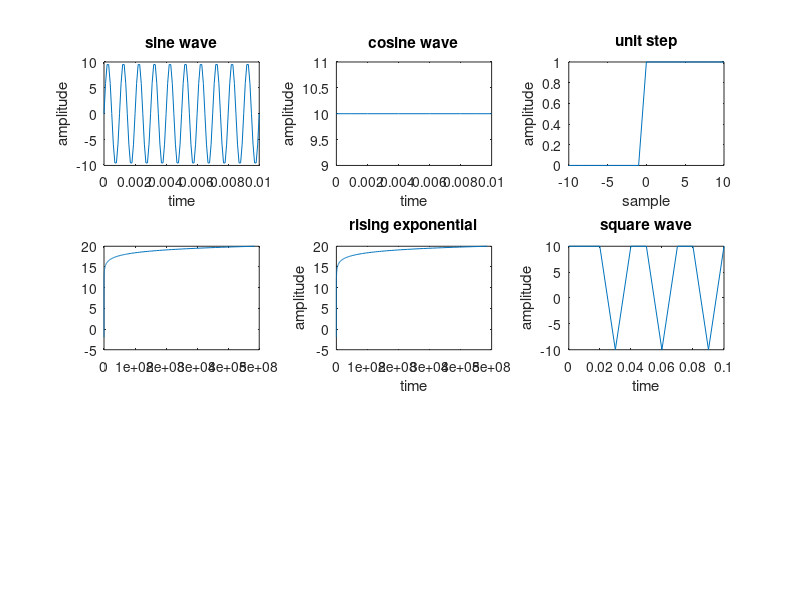

Reproduce this figure in MATLAB.
clc;
clear all;
close all;
%Sine wave:
a=10;
f=1000;
t=0:0.0001:0.01;
s=a*sin(2*pi*f*t);
figure;
subplot(331);
plot(t,s);
title('sine wave');
xlabel('time');
ylabel('amplitude');
%Cosine wave:
a=10;
f=1000;
t=0:0.001:0.01;
u=a*cos(2*pi*f*t);
subplot(332);
plot(t,u);
title('cosine wave');
xlabel('time');
ylabel('amplitude');
%Unit step signal:
n1= -10:10;
y1=[zeros(1,10),ones(1,11)];
subplot(333);
stem(n1,y1);
plot(n1,y1);
title('unit step');
xlabel('sample');
ylabel('amplitude');
%Unit impulse signal
n2= -5:1:5;
y3= [zeros(1,5),ones(1),zeros(1,5)];
subplot(3,3,4);
stem(n2,y3);
title('unit impulse');
xlabel ('samples');
ylabel ('amplitude');
%Rising Exponential signal
x = -2:0.05:20;
y = exp(x);
plot(y,x);
subplot(3,3,5);
plot(y,x);
title('rising exponential');
xlabel('time');
ylabel ('amplitude');
%square wave 
f=1000;
t=0:0.01:0.1;
a=10;
y=a*square(2*pi*f*t);
subplot(3,3,6);
plot(t,y);
title('square wave');
xlabel('time');
ylabel ('amplitude');
